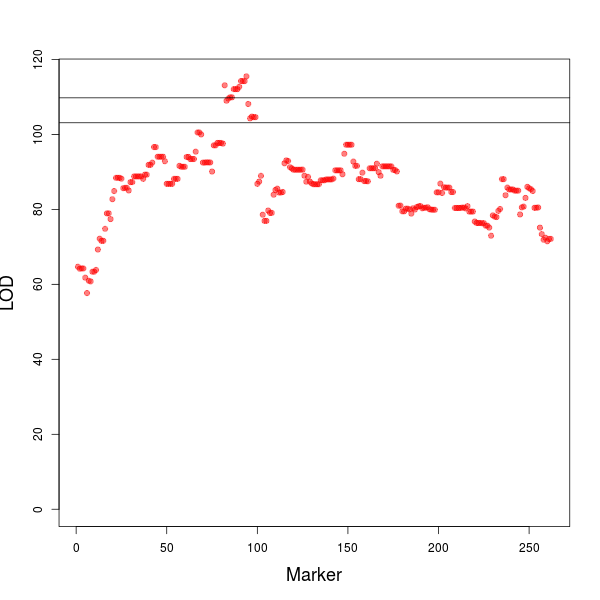

Reproduce this figure in R.
#
#    This file is part of Lep-MAP3.
#
#    Lep-MAP3 is free software: you can redistribute it and/or modify
#    it under the terms of the GNU General Public License as published by
#    the Free Software Foundation, either version 3 of the License, or
#    (at your option) any later version.
#
#    Lep-MAP3 is distributed in the hope that it will be useful,
#    but WITHOUT ANY WARRANTY; without even the implied warranty of
#    MERCHANTABILITY or FITNESS FOR A PARTICULAR PURPOSE.  See the
#    GNU General Public License for more details.
#
#    You should have received a copy of the GNU General Public License
#    along with Lep-MAP3.  If not, see <http://www.gnu.org/licenses/>.
#
#        Copyright (C) 2021 Pasi Rastas, [email redacted], University of Helsinki


#QTL LOD plot

library(scales)

p=read.table("qtlphenotypes.txt", sep="\t")

png("qtl.png",600,600)

mh = list()
mhc = list()

mh2 = list()

for (chr in 1:1) {#edit to work for multiple chromosomes, e.g. 1:21
	d=read.table(paste0("qtldata",chr,".12"), sep="\t")
	n=nrow(d)
	m=ncol(d)

	#different families
	fam=unique(t(d[1,5:m]))

	gen=d[7:n,5:m]

	data1 = 2  * (gen == "1 1") + 2 * (gen == "1 2") - 1
	data2 = 2  * (gen == "1 1") + 2 * (gen == "2 1") - 1
	data3 = 2  * (gen == "1 1") + 2 * (gen == "2 2") - 1

	numMarkers = n - 6
	numFamilies = length(fam)
	print(paste0(numMarkers, " markers and ", numFamilies, " families"))

	sex = p$V1 - 1
	weight = p$V2

	ret = matrix(0, nrow = numMarkers, ncol = numFamilies)

	famIndex = 1
	for (f in fam) {
		fi = (d[1,5:m] == f)

		d1 = data1[,fi]
		d2 = data2[,fi]
		d3 = data3[,fi]
		s  = sex[fi]
		w = weight[fi]

		m0 = glm(w ~ s)
		l0 = logLik(m0)
	
		#cat(s, "\n")

		m1 = glm(w ~ s + d1[1,] + d2[1,] + d3[1,])
		l1 = logLik(m1)
		ret[1, famIndex] = l1 - l0
		for (i in 2:numMarkers) {
			if (!all(d1[i - 1,] == d1[i,]) | !all(d2[i - 1,] == d2[i,])) {
				m1 = glm(w ~ s + d1[i,] + d2[i,] + d3[i,])
				l1 = logLik(m1)
			}
			ret[i, famIndex] = l1 - l0
		}
		famIndex = famIndex + 1
	}
	rs = rowSums(ret)
#	plot(rs, ylim=c(20, max(max(rs), qchisq(.95, df=numFamilies * 3))))
	mh[[chr]] = rs
	mhc[[chr]] = rep((chr %% 2) + 1, length(rs))

	mh2[[chr]] = ret

}
y=Reduce(c, mh)
plot(y, col=alpha(Reduce(c, mhc), 0.5), pch=19, xlab="Marker", ylab="LOD", cex.lab=1.5, ylim=c(0,max(y)))

#plot significant lines, could be loaded from a file
#abline(h=103.10) #5%, from qtlPerm.R
#abline(h=109.76) #1%, from qtlPerm.R
dev.off()
warnings()
